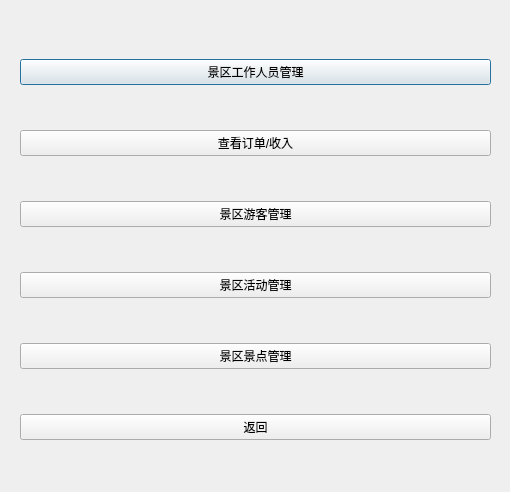
<?xml version="1.0" encoding="UTF-8"?>
<ui version="4.0">
 <class>Admin</class>
 <widget class="QDialog" name="Admin">
  <property name="geometry">
   <rect>
    <x>0</x>
    <y>0</y>
    <width>510</width>
    <height>492</height>
   </rect>
  </property>
  <property name="windowTitle">
   <string>Dialog</string>
  </property>
  <widget class="QWidget" name="verticalLayoutWidget">
   <property name="geometry">
    <rect>
     <x>20</x>
     <y>20</y>
     <width>471</width>
     <height>461</height>
    </rect>
   </property>
   <layout class="QVBoxLayout" name="verticalLayout">
    <item>
     <widget class="QPushButton" name="workermanage">
      <property name="text">
       <string>景区工作人员管理</string>
      </property>
     </widget>
    </item>
    <item>
     <widget class="QPushButton" name="ordermanagement_btn">
      <property name="text">
       <string>查看订单/收入</string>
      </property>
     </widget>
    </item>
    <item>
     <widget class="QPushButton" name="touristmanage">
      <property name="text">
       <string>景区游客管理</string>
      </property>
     </widget>
    </item>
    <item>
     <widget class="QPushButton" name="activitymanage">
      <property name="text">
       <string>景区活动管理</string>
      </property>
     </widget>
    </item>
    <item>
     <widget class="QPushButton" name="scenicmanage">
      <property name="text">
       <string>景区景点管理</string>
      </property>
     </widget>
    </item>
    <item>
     <widget class="QPushButton" name="exitbtn">
      <property name="text">
       <string>返回</string>
      </property>
     </widget>
    </item>
   </layout>
  </widget>
 </widget>
 <resources/>
 <connections/>
</ui>
